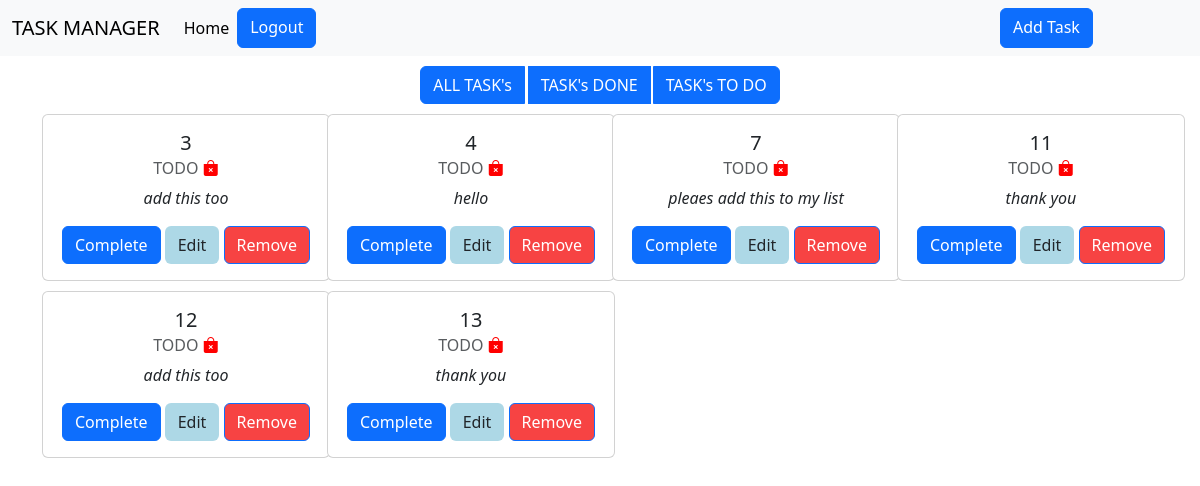
Page /task_not_done/ (signed in) on the committed database.
### website/models.py (models this page shows, shortened)
class record(models.Model):
	create_at=models.DateTimeField(auto_now_add=True)
	task=models.CharField(max_length=200)
	status=models.CharField(max_length=200,default='TODO')

### website/views.py (the view)
# urls.py: path('task_not_done/',views.task_not_done,name='task_not_done'),
def task_not_done(request):
	if request.user.is_authenticated:
		objects=record.objects.all()
		return render(request,'not_done_task.html',{'records':objects})
	return redirect('home')

### website/templates/not_done_task.html (shortened to what this page needs)
{% extends 'base.html' %}
{% block content %}
<center><div class=" button_container btn-group" role="group" aria-label="Basic example">
  <a href="{% url 'home' %}" class="btn btn-primary">ALL TASK's</a>
  <a href="{% url 'task_done' %}" type="button" class="btn btn-primary " style='margin-left: 3px; margin-right: 3px;'>TASK's DONE</a>
  <a href="{% url 'task_not_done' %}" type="button" class="btn btn-primary">TASK's TO DO</a>
</div></center>
<div class="container-xxl ">
	<div class="container over_all text-center">
	<div class="row row-cols-4 parent">
		{% for record in records%}
		{% if record.status == "TODO" %}
		 <div class="col sub-div"><div class="card" style="width: 18rem;">
				<div class="card-body">
				    <h5 class="card-title">{{record.id}}</h5>
				    {% if record.status == "TODO" %}
					    <h6 class="card-subtitle mb-2 text-body-secondary">TODO <i class="bi bi-bag-x-fill" style='color: red;'></i></h6>
					    <p class="card-text"><i>{{record.task}}</i></p>
					    <a href="{% url 'done' record.id %}" class="btn btn-primary">Complete</a>
					    <a href="{% url 'edit' record.id %}" class="btn" style='background-color: lightblue;'>Edit</a>
					   {% endif %}
				    <a href="{% url 'remove' record.id %}" class="btn btn-primary" style='background-color: #f74343;'>Remove</a>
				  </div>
				</div>
			</div>
		{% endif %}
		{% endfor %}
	</div>
	</div>
</div>
{% endblock %}

### website/templates/base.html (style rules this page uses)
.sub-div { margin-top: 5px; margin-bottom: 5px; }
.button_container { margin: 10px; margin-bottom: 5px; }

### rows in the picture
record: id "3", task "add this too"
record: id "4", task "hello"
record: id "7", task "pleaes add this to my list"
record: id "11", task "thank you"
record: id "12", task "add this too"
record: id "13", task "thank you"
